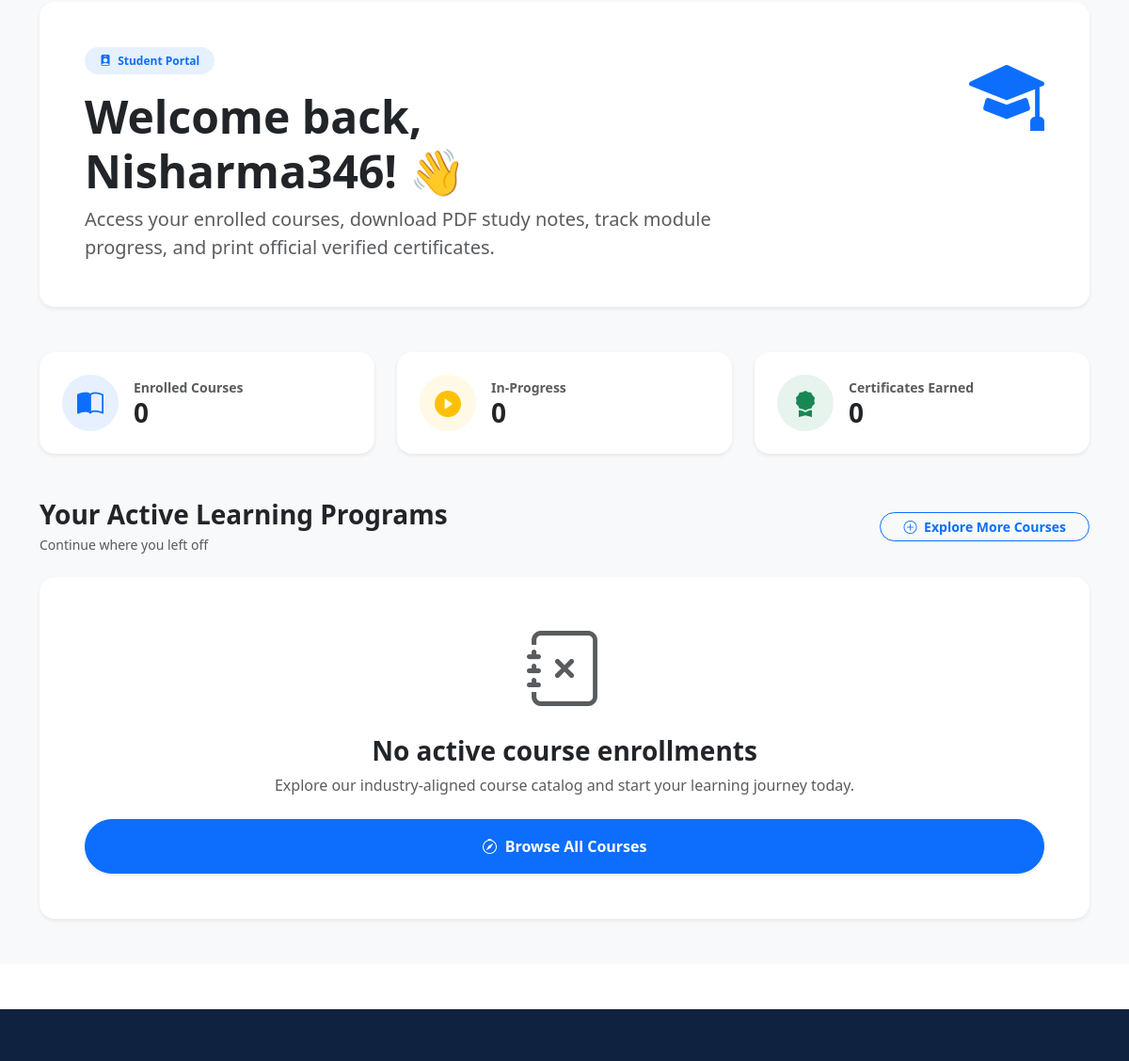
/courses/my-courses/ (signed in, middle part), run on an earlier commit of the app's database.
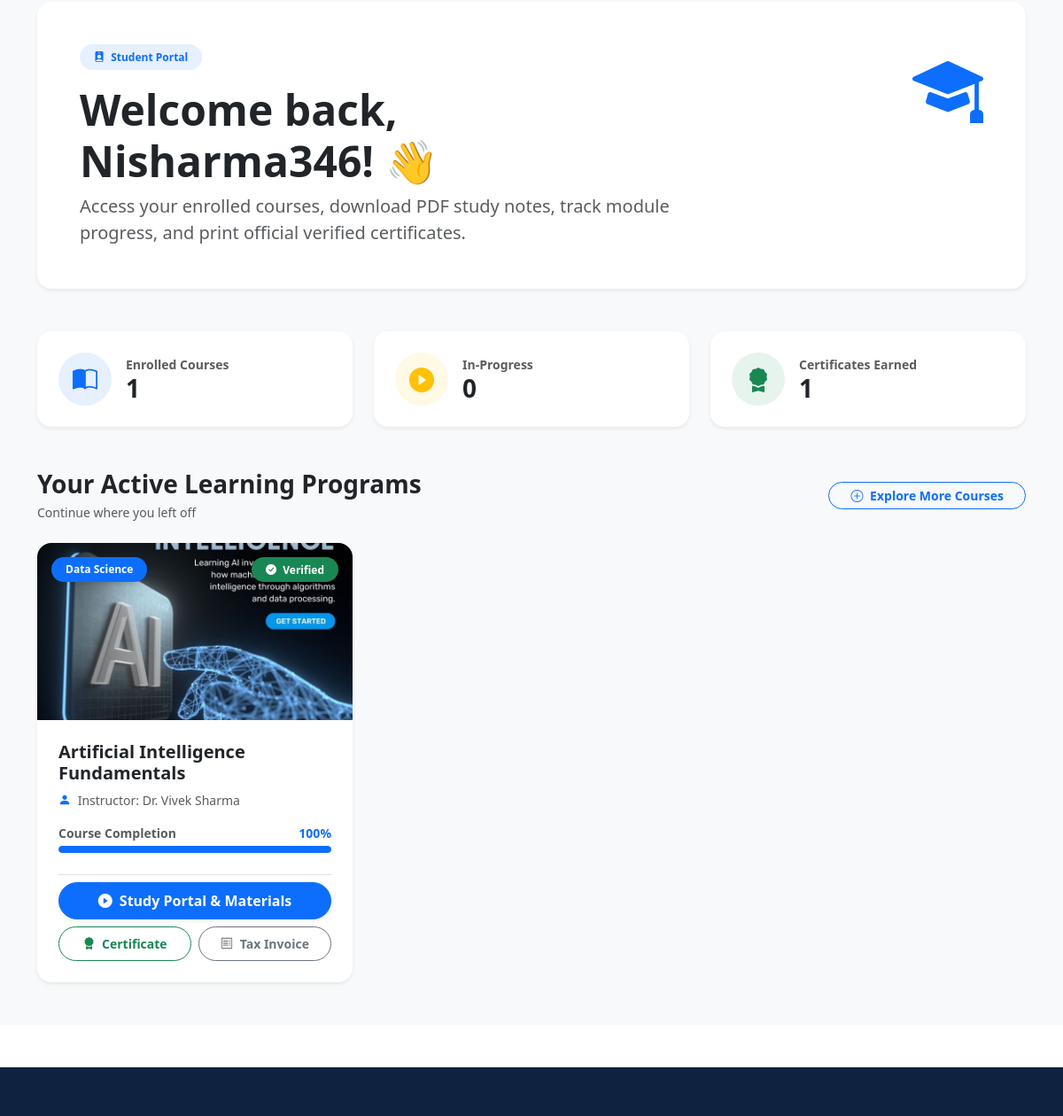
And on a later commit of the database.
### skill_global/models.py (models this page shows, shortened)
class CourseEnrollment(models.Model):
    PAYMENT_METHOD_CHOICES = [
        ('UPI', 'UPI'),
        ('Card', 'Card'),
        ('Net Banking', 'Net Banking'),
    ]
    PAYMENT_STATUS_CHOICES = [
        ('Pending', 'Pending'),
        ('Paid', 'Paid'),
        ('Failed', 'Failed'),
    ]
    ORDER_STATUS_CHOICES = [
        ('Pending', 'Pending'),
        ('Confirmed', 'Confirmed'),
        ('Cancelled', 'Cancelled'),
    ]
    user = models.ForeignKey(settings.AUTH_USER_MODEL, on_delete=models.CASCADE, related_name='course_enrollments')
    course = models.ForeignKey(Course, on_delete=models.CASCADE, related_name='enrollments')
    enrollment_id = models.CharField(max_length=36, unique=True, editable=False)
    original_amount = models.DecimalField(max_digits=10, decimal_places=2, default=0)
    discount_amount = models.DecimalField(max_digits=10, decimal_places=2, default=0)
    amount = models.DecimalField(max_digits=10, decimal_places=2, default=0)
    coupon = models.ForeignKey(Coupon, on_delete=models.SET_NULL, blank=True, null=True, related_name='enrollments')
    payment_method = models.CharField(max_length=20, choices=PAYMENT_METHOD_CHOICES, blank=True)
    payment_status = models.CharField(max_length=20, choices=PAYMENT_STATUS_CHOICES, default='Pending')
    order_status = models.CharField(max_length=20, choices=ORDER_STATUS_CHOICES, default='Pending')
    razorpay_order_id = models.CharField(max_length=100, blank=True, null=True)
    razorpay_payment_id = models.CharField(max_length=100, blank=True, null=True)
    razorpay_signature = models.CharField(max_length=255, blank=True, null=True)
    branch = models.CharField(max_length=100, blank=True, null=True)
    specialization = models.CharField(max_length=200, blank=True, null=True)
    date_of_birth = models.DateField(blank=True, null=True)
    address = models.TextField(blank=True, null=True)
    created_at = models.DateTimeField(auto_now_add=True)
    updated_at = models.DateTimeField(auto_now=True)
    class Meta:
        verbose_name = 'Course Enrollment'
        verbose_name_plural = 'Course Enrollments'
        unique_together = ('user', 'course')
        ordering = ['-created_at']

class Course(models.Model):
    title = models.CharField(max_length=200)
    slug = models.SlugField(max_length=255, unique=True, blank=True, null=True)
    category = models.CharField(max_length=100, blank=True)
    short_description = models.CharField(max_length=255, blank=True)
    description = models.TextField(blank=True)
    instructor = models.CharField(max_length=150, blank=True)
    duration = models.CharField(max_length=80, blank=True)
    level = models.CharField(max_length=80, blank=True)
    price = models.DecimalField(max_digits=8, decimal_places=2, blank=True, null=True)
    image = models.ImageField(upload_to='courses/', blank=True, null=True)
    is_active = models.BooleanField(default=True)
    created_at = models.DateTimeField(auto_now_add=True)
    updated_at = models.DateTimeField(auto_now=True)
    class Meta:
        verbose_name = 'Course'
        verbose_name_plural = 'Courses'
        ordering = ['title']

### skill_global/views.py (the view)
# urls.py: path('courses/my-courses/', views.my_courses, name='my_courses'),
def my_courses(request):
    if not request.user.is_authenticated:
        return redirect('login')
    enrollments = CourseEnrollment.objects.filter(
        user=request.user,
        payment_status='Paid',
        order_status='Confirmed',
    ).select_related('course').order_by('-created_at')
    total_enrolled = enrollments.count()
    completed_courses = 0
    enrollment_list = []
    for idx, item in enumerate(enrollments):
        progress = max(25, min(100, (100 - (idx * 25))))
        if progress >= 80:
            completed_courses += 1
        item.progress = progress
        item.is_completed = (progress >= 80)
        item.modules = [
            {
                'num': 1,
                'title': 'Module 1: Foundations & Fundamentals',
                'lessons': '4 Lessons • 2h 30m',
                'status': 'Completed',
                'badge_class': 'bg-success'
            },
            {
                'num': 2,
                'title': 'Module 2: Core Practical Hands-on Labs',
                'lessons': '6 Lessons • 4h 15m',
                'status': 'In Progress' if progress < 100 else 'Completed',
                'badge_class': 'bg-primary' if progress < 100 else 'bg-success'
            },
            {
                'num': 3,
                'title': 'Module 3: Advanced Topics & Capstone Project',
                'lessons': '5 Lessons • 3h 45m',
                'status': 'Upcoming' if progress < 75 else 'In Progress',
                'badge_class': 'bg-secondary' if progress < 75 else 'bg-primary'
            }
        ]
        item.resources = [
            {'title': f'{item.course.title} - Official Complete Study Guide.pdf', 'size': '4.2 MB', 'icon': 'bi-file-earmark-pdf-fill text-danger'},
            {'title': f'Lab Setup Instructions & Code Repository.zip', 'size': '12.8 MB', 'icon': 'bi-file-earmark-zip-fill text-primary'},
            {'title': f'Course Slide Notes & Cheat Sheets.pdf', 'size': '2.1 MB', 'icon': 'bi-file-earmark-slides-fill text-warning'},
        ]
        enrollment_list.append(item)
    context = {
        'page_title': 'My Learning Dashboard',
        'page_description': 'Access your enrolled courses, study materials, certificates, and invoices.',
        'enrollments': enrollment_list,
        'total_enrolled': total_enrolled,
        'active_courses': total_enrolled - completed_courses,
        'completed_courses': completed_courses,
        'user_name': request.user.get_full_name() or request.user.email.split('@')[0].title(),
    }
    return render(request, 'skill_global/my_courses.html', context)

### templates/skill_global/my_courses.html (shortened to what the changed rows need)
{% extends 'base.html' %}
{% load static %}
{% block content %}
<section class="py-5 bg-light min-vh-100">
    <div class="container">
        <div class="card border-0 shadow-sm rounded-4 p-4 p-md-5 bg-white mb-5 position-relative overflow-hidden">
            <div class="row align-items-center position-relative">
                <div class="col-lg-8">
                    <h1 class="fw-bold text-dark display-5 mb-2">Welcome back, {{ user_name }}! 👋</h1>
                </div>
            </div>
        </div>
        <div class="row g-4 mb-5">
            <div class="col-md-4">
                <div class="card border-0 shadow-sm rounded-4 p-4 bg-white h-100">
                    <div class="d-flex align-items-center gap-3">
                        <div>
                            <div class="text-muted small fw-semibold">Enrolled Courses</div>
                            <h3 class="fw-bold text-dark mb-0">{{ total_enrolled }}</h3>
                        </div>
                    </div>
                </div>
            </div>
            <div class="col-md-4">
                <div class="card border-0 shadow-sm rounded-4 p-4 bg-white h-100">
                    <div class="d-flex align-items-center gap-3">
                        <div>
                            <div class="text-muted small fw-semibold">Certificates Earned</div>
                            <h3 class="fw-bold text-dark mb-0">{{ completed_courses }}</h3>
                        </div>
                    </div>
                </div>
            </div>
        </div>
        {% if enrollments %}
        <div class="row g-4">
            {% for enrollment in enrollments %}
            <div class="col-lg-4 col-md-6">
                <div class="card border-0 shadow-sm rounded-4 overflow-hidden h-100 d-flex flex-column bg-white">
                    <div class="position-relative">
                        {% if enrollment.course.image %}
                        <img src="{{ enrollment.course.image.url }}" class="img-fluid w-100" alt="{{ enrollment.course.title }}" style="height: 200px; object-fit: cover;">
                        {% else %}
                        <div class="d-flex align-items-center justify-content-center bg-light" style="height: 200px;">
                            <i class="bi bi-journal-code fs-1 text-secondary"></i>
                        </div>
                        {% endif %}
                        <div class="position-absolute top-0 start-0 m-3">
                            <span class="badge bg-primary bg-opacity-90 rounded-pill px-3 py-2 shadow-sm">
                                {{ enrollment.course.category|default:"General" }}
                            </span>
                        </div>
                        <div class="position-absolute top-0 end-0 m-3">
                            <span class="badge bg-success rounded-pill px-3 py-2 shadow-sm">
                                <i class="bi bi-check-circle-fill me-1"></i> Verified
                            </span>
                        </div>
                    </div>
                    <div class="card-body p-4 d-flex flex-column justify-content-between gap-3">
                        <div>
                            <h5 class="fw-bold text-dark mb-2">{{ enrollment.course.title }}</h5>
                            <p class="text-muted small mb-3">
                                <i class="bi bi-person-fill text-primary me-1"></i> Instructor: {{ enrollment.course.instructor|default:'Skill Global Expert Team' }}
                            </p>
                            <div class="mb-2">
                                <div class="d-flex justify-content-between align-items-center small mb-1">
                                    <span class="fw-semibold text-muted">Course Completion</span>
                                    <span class="fw-bold text-primary">{{ enrollment.progress }}%</span>
                                </div>
                                <div class="progress rounded-pill" style="height: 8px;">
                                    <div class="progress-bar bg-primary rounded-pill" role="progressbar" style="width: {{ enrollment.progress }}%;" aria-valuenow="{{ enrollment.progress }}" aria-valuemin="0" aria-valuemax="100"></div>
                                </div>
                            </div>
                        </div>
                        <div class="d-flex flex-column gap-2 mt-auto pt-2 border-top">
                            <button type="button" class="btn btn-primary rounded-pill w-100 fw-bold shadow-sm py-2" data-bs-toggle="modal" data-bs-target="#studyPortalModal{{ enrollment.id }}">
                                <i class="bi bi-play-circle-fill me-1"></i> Study Portal & Materials
                            </button>
                            <div class="row g-2">
                                <div class="col-6">
                                    <a href="{% url 'course_certificate' enrollment.enrollment_id %}" class="btn btn-outline-success rounded-pill w-100 btn-sm fw-semibold py-2">
                                        <i class="bi bi-award-fill me-1"></i> Certificate
                                    </a>
                                </div>
                                <div class="col-6">
                                    <a href="{% url 'enrollment_invoice' enrollment.enrollment_id %}" class="btn btn-outline-secondary rounded-pill w-100 btn-sm fw-semibold py-2">
                                        <i class="bi bi-receipt me-1"></i> Tax Invoice
                                    </a>
                                </div>
                            </div>
                        </div>
                    </div>
                </div>
            </div>
            {% endfor %}
        </div>
        {% else %}
        <div class="card border-0 shadow-sm rounded-4 p-5 text-center bg-white">
            <div class="mb-4">
                <i class="bi bi-journal-x display-1 text-muted"></i>
            </div>
            <h3 class="fw-bold mb-2">No active course enrollments</h3>
            <p class="text-muted mb-4 max-w-500 mx-auto">Explore our industry-aligned course catalog and start your learning journey today.</p>
            <a href="{% url 'courses' %}" class="btn btn-primary rounded-pill px-5 py-3 fw-bold shadow-sm">
                <i class="bi bi-compass me-1"></i> Browse All Courses
            </a>
        </div>
        {% endif %}
    </div>
</section>
{% endblock %}

What changed in the data, as far as the page shows it:
added CourseEnrollment: course.image (picture), course.category "Data Science", course "Artificial Intelligence Fundamentals", course.instructor "Dr. Vivek Sharma", progress "100"
Also different on the page:
{{ total_enrolled }}: "0" → "1"
{{ completed_courses }}: "0" → "1"
text no longer shown: "No active course enrollments Explore our industry-aligned course catalog and start your learning journey today. Browse All Courses"
